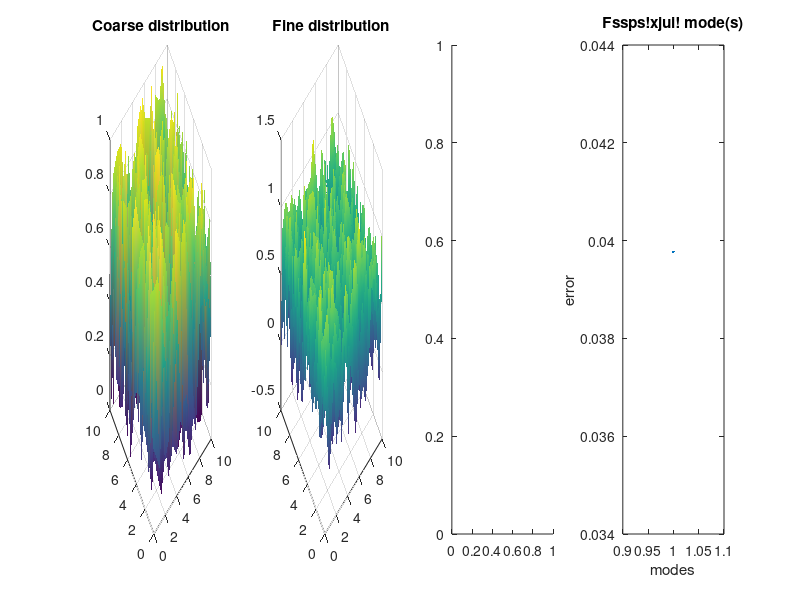

MATLAB code to generate this figure: (Note: this script raises an error after producing the figure.)
%% PGD Approximation of a random space-time field 
%% - A POSTERIORI-
% _V. Matray_

clear all
close all
clc
%% 
% Time discretisation

T   = 10; 
n_T = 400; 
tf  = linspace(0,T,n_T);     % fine discretisation
tc  = linspace(0,T,n_T/10);  % coarse discretisation
dt  = tf(2); % time step
%% 
% Space discretisation

L = 1; 
n_X = 200; 
xf  = linspace(0,T,n_X);    % fine discretisation
xc  = linspace(0,T,n_X/10); % coarse discretisation
dx  = xf(2);
%% 
% Display of the field smoothed to approximated by PGD 

% Meshes (fine and coarse)
[mesh_x_f,mesh_t_f] = meshgrid(xf,tf);
[mesh_x_g,mesh_t_g] = meshgrid(xc,tc);

% Random function on the coarse mesh:
Ug = rand(n_T/10,n_X/10);   

% Interpolation on the fine mesh to get a 
% smooth distribution : (If the field is too discontinuous
% the PGD will have trouble approximating it: 
% you can check this at the end of the session).

Uf = interp2(mesh_x_g,mesh_t_g,Ug,mesh_x_f,mesh_t_f,'spline');

% Display distribution
figure()
subplot(1,4,1)
surf(xc,tc,Ug)
title("Coarse distribution")
shading interp

subplot(1,4,2)
surf(xf,tf,Uf)
title("Fine distribution")
shading interp
%% Elementary matrix and assembly for integration 

%TO DO
mx = dx/6*[2 1; 1 2];
Ix = zeros(n_X, n_X);
It = zeros(n_T, n_T);

for i=1:n_X-1
    Ix(i:i+1, i:i+1) = Ix(i:i+1, i:i+1) + mx;
end

mt = dt/6*[2 1; 1 2];
for i=1:n_T-1
    It(i:i+1, i:i+1) = It(i:i+1, i:i+1) + mt;
end
%% PGD Approximation

% Number of modes
n_modes    = 20;

% initialisation
Lambda     = zeros(n_T,n_modes);
Gamma      = zeros(n_X,n_modes);
U_PGD      = zeros(n_T,n_X);
PGD_error = zeros(n_modes,1);
Ustar = zeros(n_T,n_X);
error = []

%% 
% Greedy algorithm + fixed point 
for mode = 1:n_modes
    
    U_PGD = Lambda*Gamma';


    % Add new mode
    
    Ustar = Uf - U_PGD;
    Lambdai = linspace(0, T, n_T)';
    s = 1;
    % Fixed point algorithm
    while s>(10e-3)        
        
        % Save old function Lambda
        Lambdaold = Lambdai;

        
        % Compute new space function Gamma
        Gammai = Ustar'*It*Lambdai/(Lambdai'*It*Lambdai);
        
        % Normalisation
        Gammai = Gammai/sqrt((Gammai'*Ix*Gammai));
        
        % Compute new space function Lambda
        Lambdai = Ustar*Ix*Gammai/(Gammai'*Ix*Gammai);
        
        % update PGD error for stagnation criteria
        s = (Lambdai - Lambdaold)'*It*(Lambdai - Lambdaold)/(Lambdaold'*It*Lambdaold);
        mode
    end
    


    % Orthogonalisation
     %We'll do this after we've successfully run the greedy
     % algorithm and managed to calculate the error in 
     % space-time. All we need to do here is to implement 
     % the Gram-Schmidt algorithm.
     % Note that mode orthogonalization is not useful here,
     % but it will be in the next TP 
     % (a priori use of the PGD).
    Gammanew = Gammai;
    Gammanew_orth = Gammai;
    Lambdanew = Lambdai;
    for m=1:mode-1
        Gammanew_orth = Gammanew_orth - sqrt(Gammanew'*Ix*Gamma(:, m))*Gamma(:, m);
        Lambda(:, m) = Lambda(:, m) + Lambdanew*sqrt(Gammanew'*Ix*Gamma(:,m));
    end

    Gamma(:, mode) = Gammanew/sqrt(Gammanew_orth'*Ix*Gammanew_orth);
    Lambda(:, mode) = Lambdanew * sqrt(Gammanew_orth'*Ix*Gammanew_orth);

    % compute the new PGD approximation with the added mode
    U_PGD = Lambda*Gamma';
    
    % Calculation of the reconstruction error with the sptio-temporal norm
    num = zeros(n_X, 1);
    den = zeros(n_X, 1);
    for i=1:n_X
        num(i) = (Uf(:, i) - U_PGD(:,i))'*It*(Uf(:, i) - U_PGD(:,i));
        den(i) = (Uf(:, i))'*It*(Uf(:, i));
    end
    num = num'*Ix*num;
    den = den'*Ix*den;
    error = [error num/den];
    subplot(1,4,3)
    surf(mesh_x_f,mesh_t_f,U_PGD)
    xlabel('x')
    ylabel('y')
    zlabel('U PGD')
    shading interp
    Title = ["Approximation with "+ mode " mode(s)"];
    title(Title)
    subplot(1,4,4);
    plot(error);
    xlabel('modes');
    ylabel('error');
    Title2 = ["Error with "+ mode " mode(s)"];
    title(Title2)    
    pause(0.5)
end

saveas(figure(1),'Results.png');

